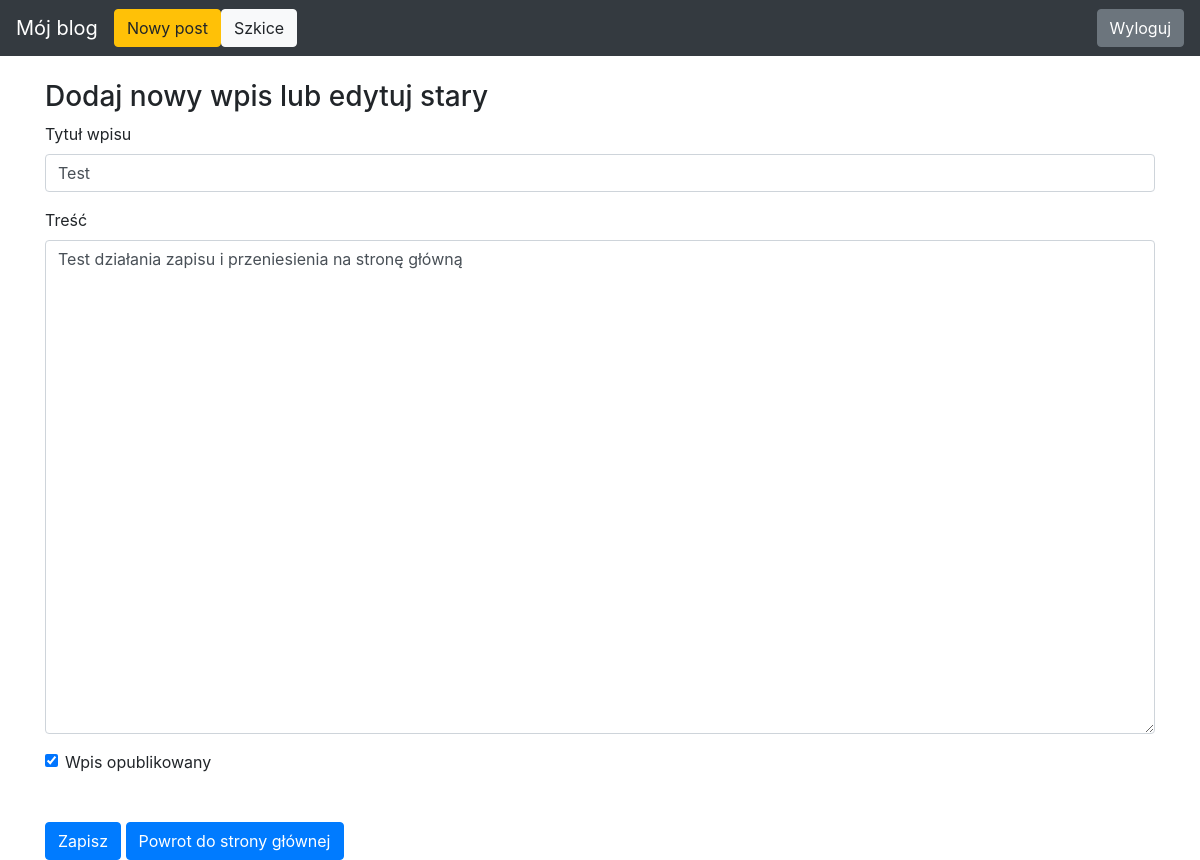
The app's page /edit-post/23 (signed in) with its own data.
### app/models.py (models this page shows)
class Entry(db.Model):
   id = db.Column(db.Integer, primary_key=True)
   title = db.Column(db.String(80), nullable=False)
   body = db.Column(db.Text, nullable=False)
   pub_date = db.Column(db.DateTime, nullable=False,
       default=datetime.datetime.utcnow)
   is_published = db.Column(db.Boolean, default=False)

### app/routes.py (the view)
@app.route("/edit-post/<int:entry_id>", methods=["GET", "POST"])
@login_required
def edit_entry(entry_id):
   entry = Entry.query.filter_by(id=entry_id).first_or_404()
   form = EntryForm(obj=entry)
   errors = None
   if request.method == 'POST':
       if form.validate_on_submit():
           form.populate_obj(entry)
           db.session.commit()
       else:
           errors = form.errors
   return render_template("entry_form.html", form=form, errors=errors)

### app/forms.py
class EntryForm(FlaskForm):
   title = StringField('Title', validators=[DataRequired()])
   body = TextAreaField('Content', validators=[DataRequired()])
   is_published = BooleanField('Is Published?')

### app/routes.py (called while the page is built)
def login_required(view_func):
   @functools.wraps(view_func)
   def check_permissions(*args, **kwargs):
       if session.get('logged_in'):
           return view_func(*args, **kwargs)
       return redirect(url_for('login', next=request.path))
   return check_permissions

### app/templates/entry_form.html (shortened to what this page needs)
{% extends "base.html" %}
{% block content %}
<h3>
   Dodaj nowy wpis lub edytuj stary
</h3>
<form action="" method="POST">
   <div class="form-group">
       <label for="title">Tytuł wpisu</label>
       {{ form.title(class_="form-control") }}
   </div>
   <div class="form-group">
       <label for="body">Treść</label>
       {{ form.body(class_="form-control", cols="100", rows="20") }}
   </div>
   <div class="form-check">
       {{ form.is_published(class_="form-check-input") }}
       <label class="form-check-label" for="is_published">Wpis opublikowany</label>
   </div>
   <button type="submit" class="btn btn-primary mt-5">Zapisz</button>
    <a href="/" class="btn btn-primary mt-5" type="submit">Powrot do strony głównej</a>
</form>
{% endblock %}

### app/templates/base.html (style rules this page uses)
body { padding-top: 5rem; }

### records on screen
Entry: title "Test", body "Test działania zapisu i przeniesienia na stronę główną", is_published "☑"
